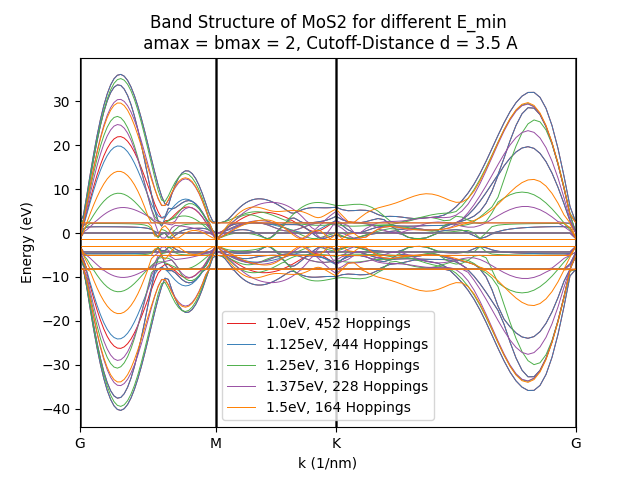

Write the Python code that produced this figure.

import numpy as np
import tbplas as tb
import matplotlib.pyplot as plt
from numpy.linalg import norm
from math import exp, sqrt

from mos2expclass import mos2exp


def safebandstructure(expvector):
    n= len(expvector)
    cellvector = [exp.cell for exp in expvector]

    k_points = np.array([
        [0.0, 0.0, 0.0],    # Gamma
        [1./2, 0.0, 0.0],   # M
        [2./3, 1./3, 0.0],  # K
        [0.0, 0.0, 0.0],    # Gamma
    ])
    k_label = ["G", "M", "K", "G"]
    k_path, k_idx = tb.gen_kpath(k_points, [40, 40, 40])
    k_len=[]
    bands=[]
    #print(len(bands))
    for i in range(n):
        k_lenn, bandss = cellvector[i].calc_bands(k_path)
        k_len.append(k_lenn)
        bands.append(bandss)

    colors = ["#e41a1c", "#377eb8", "#4daf4a", "#984ea3", "#ff7f00", "#ffff33", "#a65628"]

    #Plotting the Bandstructure
    for i in range(n):
        color = colors[i]
        num_bands = bands[i].shape[1]
        width = 1.5
        for j in range(num_bands):
            if(j==0):
                label = str(expvector[i].name) + "eV, " + str(expvector[i].hoppings) +" Hoppings"
                plt.plot(k_len[i], bands[i][:, j], color=color, linewidth=width, label = label)
            else:
                plt.plot(k_len[i], bands[i][:, j], color=color, linewidth=width)

        for idx in k_idx:
            plt.axvline(k_len[i][idx], color='k', linewidth=1.0)
        plt.xlim((0, np.amax(k_len[i])))
        plt.xticks(k_len[i][k_idx], k_label)
    plt.xlabel("k (1/nm)")
    plt.ylabel("Energy (eV)")
    #plt.tight_layout()
    plt.legend()
    plt.title("Band Structure of MoS2 for different E_min\n amax = bmax = %s, Cutoff-Distance d = %s A" % (amax, cutoff_distance))
    plt.savefig("mos2exp_3.png")
    #plt.show()
    plt.close()




############
##MAIN:
############


amax= 2
bmax = 2
cutoff_distance = 3.5

#Plotting cutoff_distance vs n_hoppings
lowminhop = 0
highminhop = 2.7
minhops = np.linspace(lowminhop, highminhop,50)
n_hoppings = []
for minhop in minhops:
    tbexp = mos2exp(cutoff_distance)
    tbexp.addhoppings(cutoff_distance,amax,bmax,minhop)
    #print(tbexp.hoppings)
    n_hoppings.append(tbexp.hoppings)

plt.plot(minhops, n_hoppings)
plt.xlabel("Energy E_min in eV")
plt.ylabel("Number of Hoppings N with E > E_min")
plt.title("Number of Hoppings of MoS2 with varying minimal hopping energy. \n amax = bmax = %s, cutoff-distance d = %s A" % (amax, cutoff_distance))
plt.savefig("mos2exp3_nhoppings.png")
#plt.show()
plt.clf()



#Bandstructures for different E_min
lowminhop = 1
highminhop = 1.5 #There must be at least 1 Hopping for calcbands to work
minhops = np.linspace(lowminhop, highminhop,5)
expvector = []

for minhop in minhops:
    tbexp = mos2exp(minhop)
    tbexp.addhoppings(cutoff_distance,amax,bmax,minhop)
    print(tbexp.hoppings)
    expvector.append(tbexp)

safebandstructure(expvector)